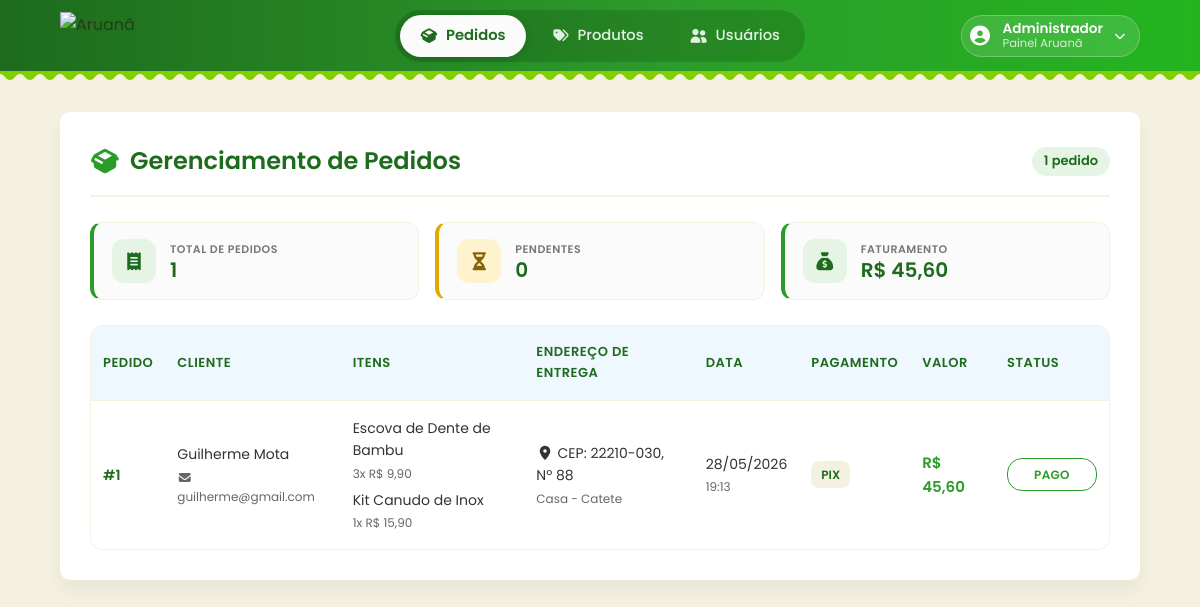
Page /Admin/pedidos/pedidos.php (signed in) on the committed database.
### tables this page shows
CREATE TABLE IF NOT EXISTS pedidos (
    id_pedido INT NOT NULL AUTO_INCREMENT PRIMARY KEY,
    id_usuario INT NOT NULL,
    id_endereco_entrega INT NOT NULL,
    data_pedido DATETIME DEFAULT CURRENT_TIMESTAMP,
    status ENUM('pendente', 'pago', 'enviado', 'entregue', 'cancelado') DEFAULT 'pendente',
    total DECIMAL(10,2) NOT NULL,
    FOREIGN KEY (id_usuario) REFERENCES usuario(id_usuario) ON DELETE CASCADE,
    FOREIGN KEY (id_endereco_entrega) REFERENCES endereco(id_endereco) ON DELETE CASCADE
);

CREATE TABLE IF NOT EXISTS usuario (
    id_usuario INT NOT NULL AUTO_INCREMENT PRIMARY KEY,
    nome VARCHAR(100) NOT NULL,
    email VARCHAR(100) NOT NULL UNIQUE,
    senha VARCHAR(255) NOT NULL,
    telefone VARCHAR(20) NULL,
    tipo ENUM('cliente', 'admin') DEFAULT 'cliente',
    data_cadastro DATETIME DEFAULT CURRENT_TIMESTAMP
);

CREATE TABLE IF NOT EXISTS pedido_itens (
    id_item INT NOT NULL AUTO_INCREMENT PRIMARY KEY,
    id_pedido INT NOT NULL,
    id_produto INT NOT NULL,
    quantidade INT NOT NULL,
    preco_unitario DECIMAL(10,2) NOT NULL,
    FOREIGN KEY (id_pedido) REFERENCES pedidos(id_pedido) ON DELETE CASCADE,
     
    FOREIGN KEY (id_produto) REFERENCES produtos(id_produto) ON DELETE RESTRICT
);

CREATE TABLE IF NOT EXISTS produtos (
    id_produto INT NOT NULL AUTO_INCREMENT PRIMARY KEY,
    nome VARCHAR(100) NOT NULL,
    preco_custo DECIMAL(10,2) NOT NULL,
    preco_venda DECIMAL(10,2) NOT NULL,
    preco_promocional DECIMAL(10,2) NULL,
    modelo VARCHAR(50) NOT NULL,
    estoque INT DEFAULT 0 NOT NULL,
    imagem MEDIUMBLOB,
    descricao TEXT NOT NULL,
    data_cadastro DATETIME DEFAULT CURRENT_TIMESTAMP,
    ativo BOOLEAN DEFAULT TRUE
);

CREATE TABLE IF NOT EXISTS endereco (
    id_endereco INT NOT NULL AUTO_INCREMENT PRIMARY KEY,
    id_usuario INT NOT NULL,
    cep VARCHAR(9) NOT NULL,
    numero VARCHAR(10) NOT NULL,
    complemento VARCHAR(100),
    data_cadastro DATETIME DEFAULT CURRENT_TIMESTAMP,
    FOREIGN KEY (id_usuario) REFERENCES usuario(id_usuario) ON DELETE CASCADE
);

CREATE TABLE IF NOT EXISTS pagamentos (
    id_pagamento INT NOT NULL AUTO_INCREMENT PRIMARY KEY,
    id_pedido INT NOT NULL,
    metodo ENUM('PIX', 'CARTAO', 'BOLETO') NOT NULL,
    valor DECIMAL(10,2) NOT NULL,
    condicao ENUM('pendente', 'aprovado', 'recusado', 'cancelado', 'reembolsado') DEFAULT 'pendente',
    codigo_transacao VARCHAR(100),
    data_pagamento DATETIME NULL,
    data_criacao DATETIME DEFAULT CURRENT_TIMESTAMP,
    FOREIGN KEY (id_pedido) REFERENCES pedidos(id_pedido) ON DELETE CASCADE
);

### Admin/pedidos/pedidos.php (the view, shortened to what this page needs)
<?php
include '../../funcoesPHP/connection.php';
$sql = "SELECT
            p.id_pedido,
            p.id_usuario,
            p.data_pedido,
            p.status,
            p.total,
            pa.metodo,
            u.nome AS nome_usuario,
            u.email AS email_usuario,
            e.cep AS endereco_cep,
            e.numero AS endereco_numero,
            e.complemento AS endereco_complemento
        FROM pedidos p
        JOIN usuario u ON p.id_usuario = u.id_usuario
        JOIN endereco e ON p.id_endereco_entrega = e.id_endereco
        LEFT JOIN pagamentos pa ON pa.id_pedido = p.id_pedido
        ORDER BY p.data_pedido DESC, p.id_pedido DESC";
$pedidos = $pdo->query($sql)->fetchAll(PDO::FETCH_ASSOC);
$sqlItens = "SELECT
                pi.id_pedido,
                pi.quantidade,
                pi.preco_unitario,
                pr.nome AS nome_produto
             FROM pedido_itens pi
             JOIN produtos pr ON pr.id_produto = pi.id_produto";
$itensPorPedido = [];
foreach ($pdo->query($sqlItens)->fetchAll(PDO::FETCH_ASSOC) as $item) {
    $itensPorPedido[$item['id_pedido']][] = $item;
}
$totalPedidos = count($pedidos);
$pendentes    = 0;
$faturamento  = 0;
foreach ($pedidos as $p) {
    $st = strtolower($p['status']);
    if ($st !== 'cancelado') {
        $faturamento += (float)$p['total'];
    }
}
?>
<!DOCTYPE html>
<html lang="pt-br">
<head>
    <link rel="stylesheet" href="style.css">
    <link rel="stylesheet" href="https://cdnjs.cloudflare.com/ajax/libs/font-awesome/7.0.1/css/all.min.css" />
</head>
<body>
    <header class="site-header" id="siteHeader">
        <div class="header-inner">
                <img src="../../assetsGerais/aruanaCabecario.webp" class="logo" alt="Aruanã">
            <nav class="main-nav" id="mainNav" aria-label="Navegação principal">
                <ul class="menu-horizontal">
                    <li><a href="../pedidos/pedidos.php" class="ativo" aria-current="page"><i class="fa-solid fa-box-open"></i> Pedidos</a></li>
                    <li><a href="../produtos/produtos-admin.php"><i class="fa-solid fa-tags"></i> Produtos</a></li>
                    <li><a href="../usuarios/usuarios.php"><i class="fa-solid fa-user-group"></i> Usuários</a></li>
                </ul>
            </nav>
            <div class="profile" id="profile">
                <button type="button" class="profile-btn" id="profileBtn" aria-haspopup="true" aria-expanded="false">
                    <i class="fa-solid fa-circle-user user-avatar" aria-hidden="true" id="user_avatar"></i>
                <span class="profile-text">
                    <span class="profile-name">Administrador</span>
                    <span class="profile-role">Painel Aruanã</span>
                </span>
                    <i class="fa-solid fa-chevron-down profile-chevron"></i>
                </button>
            </div>
        </div>
    </header>
    <main class="container-pedidos">
        <h2>
            <i class="fa-solid fa-box-open"></i> Gerenciamento de Pedidos
            <span class="contador"><?php echo $totalPedidos; ?> <?php echo $totalPedidos === 1 ? 'pedido' : 'pedidos'; ?></span>
        </h2>
        <section class="resumo-pedidos" aria-label="Resumo dos pedidos">
            <div class="resumo-card">
                <span class="icone"><i class="fa-solid fa-receipt"></i></span>
                <div>
                    <span class="rotulo">Total de pedidos</span>
                    <span class="valor"><?php echo $totalPedidos; ?></span>
                </div>
            </div>
            <div class="resumo-card alerta">
                <span class="icone"><i class="fa-solid fa-hourglass-half"></i></span>
                <div>
                    <span class="rotulo">Pendentes</span>
                    <span class="valor"><?php echo $pendentes; ?></span>
                </div>
            </div>
            <div class="resumo-card">
                <span class="icone"><i class="fa-solid fa-sack-dollar"></i></span>
                <div>
                    <span class="rotulo">Faturamento</span>
                    <span class="valor">R$ <?php echo number_format($faturamento, 2, ',', '.'); ?></span>
                </div>
            </div>
        </section>
        <div class="tabela-wrapper">
            <table class="tabela-pedidos">
                <thead>
                    <tr>
                        <th>Pedido</th>
                        <th>Cliente</th>
                        <th>Itens</th>
                        <th>Endereço de Entrega</th>
                        <th>Data</th>
                        <th>Pagamento</th>
                        <th>Valor</th>
                        <th>Status</th>
                    </tr>
                </thead>
                <tbody>
                <?php if ($totalPedidos > 0): ?>
                    <?php foreach ($pedidos as $pedido): ?>
                        <tr>
                            <td data-label="Pedido">
                                <div>#<?php echo htmlspecialchars($pedido['id_pedido']); ?></div>
                            </td>
                            <td data-label="Cliente">
                                <div>
                                    <?php echo htmlspecialchars($pedido['nome_usuario']); ?>
                                    <small><i class="fa-solid fa-envelope"></i> <?php echo htmlspecialchars($pedido['email_usuario']); ?></small>
                                </div>
                            </td>
                            <td data-label="Itens">
                                <div>
                                    <?php foreach ($itensPorPedido[$pedido['id_pedido']] ?? [] as $item): ?>
                                        <div class="item-linha">
                                            <?php echo htmlspecialchars($item['nome_produto']); ?>
                                            <small><?php echo (int)$item['quantidade']; ?>x R$ <?php echo number_format($item['preco_unitario'], 2, ',', '.'); ?></small>
                                        </div>
                                    <?php endforeach; ?>
                                </div>
                            </td>
                            <td data-label="Endereço">
                                <div>
                                    <i class="fa-solid fa-location-dot"></i>
                                    CEP: <?php echo htmlspecialchars($pedido['endereco_cep']); ?>,
                                    Nº <?php echo htmlspecialchars($pedido['endereco_numero']); ?>
                                    <?php if (!empty($pedido['endereco_complemento'])): ?>
                                        <small><?php echo htmlspecialchars($pedido['endereco_complemento']); ?></small>
                                    <?php endif; ?>
                                </div>
                            </td>
                            <td data-label="Data">
                                <div>
                                    <?php echo date('d/m/Y', strtotime($pedido['data_pedido'])); ?>
                                    <small><?php echo date('H:i', strtotime($pedido['data_pedido'])); ?></small>
                                </div>
                            </td>
                            <td data-label="Pagamento">
                                <div><span class="metodo"><?php echo strtoupper(htmlspecialchars($pedido['metodo'] ?? 'N/A')); ?></span></div>
                            </td>
                            <td data-label="Valor">
                                <div>R$ <?php echo number_format($pedido['total'], 2, ',', '.'); ?></div>
                            </td>
                            <td data-label="Status">
                                <span class="status status-<?php echo htmlspecialchars(strtolower($pedido['status'])); ?>">
                                    <?php echo htmlspecialchars($pedido['status']); ?>
                                </span>
                            </td>
                        </tr>
                    <?php endforeach; ?>
                <?php endif; ?>
                </tbody>
            </table>
        </div>
    </main>
</body>
</html>

### rows in the picture
pedidos: id_pedido "1", id_usuario.nome "Guilherme Mota", id_usuario.email "guilherme@gmail.com", id_endereco_entrega.cep "22210-030", id_endereco_entrega.numero "88", id_endereco_entrega.complemento "Casa - Catete", data_pedido "28/05/2026", data_pedido "19:13", pagamentos.metodo "PIX", total "45,60", status "PAGO"
pedido_itens: id_produto.nome "Escova de Dente de Bambu", quantidade "3", preco_unitario "9,90"
pedido_itens: id_produto.nome "Kit Canudo de Inox", quantidade "1", preco_unitario "15,90"

### other values in the picture
$totalPedidos "1"
$pendentes "0"
$faturamento "45,60"
